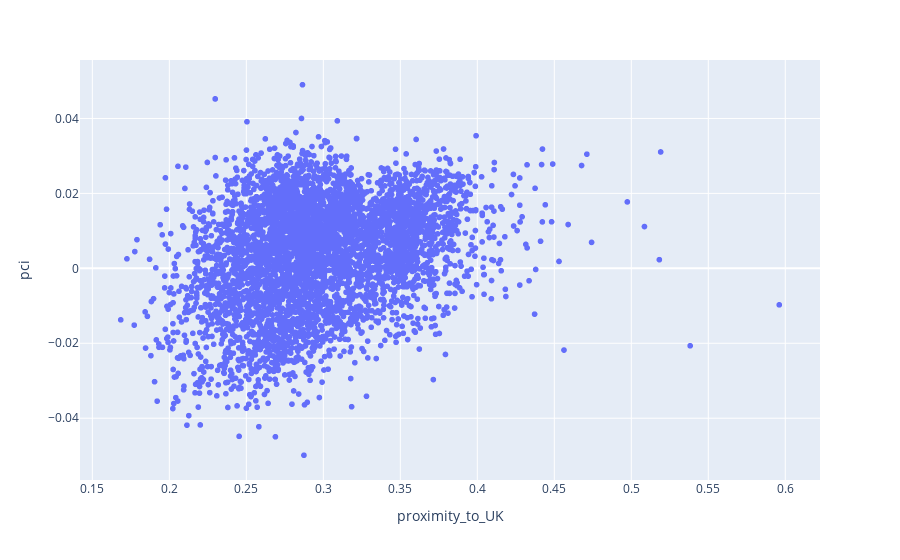

Notebook code for this chart:
### Code cell
# interactive plot with names on hover
fig = px.scatter(proximity_to_UK, x='proximity_to_UK', y='pci', hover_name=proximity_to_UK.index)
fig.show()

### Figure 1 — Plotly figure (JSON) as saved in the notebook; plotly's stock layout.template omitted (floating-point values rounded to 4 significant figures; data arrays with more than 128 entries replaced by an {"elided": "..."} marker saying what was removed)
{"data": [{"hovertemplate": "<b>%{hovertext}</b><br><br>proximity_to_UK=%{x}<br>pci=%{y}<extra></extra>", "hovertext": {"elided": "4648 str values"}, "legendgroup": "", "marker": {"color": "#636efa", "symbol": "circle"}, "mode": "markers", "name": "", "showlegend": false, "type": "scattergl", "x": {"elided": "4648 float values"}, "xaxis": "x", "y": {"elided": "4648 float values"}, "yaxis": "y"}], "layout": {"legend": {"tracegroupgap": 0}, "margin": {"t": 60}, "xaxis": {"anchor": "y", "domain": [0, 1], "title": {"text": "proximity_to_UK"}}, "yaxis": {"anchor": "x", "domain": [0, 1], "title": {"text": "pci"}}}}
